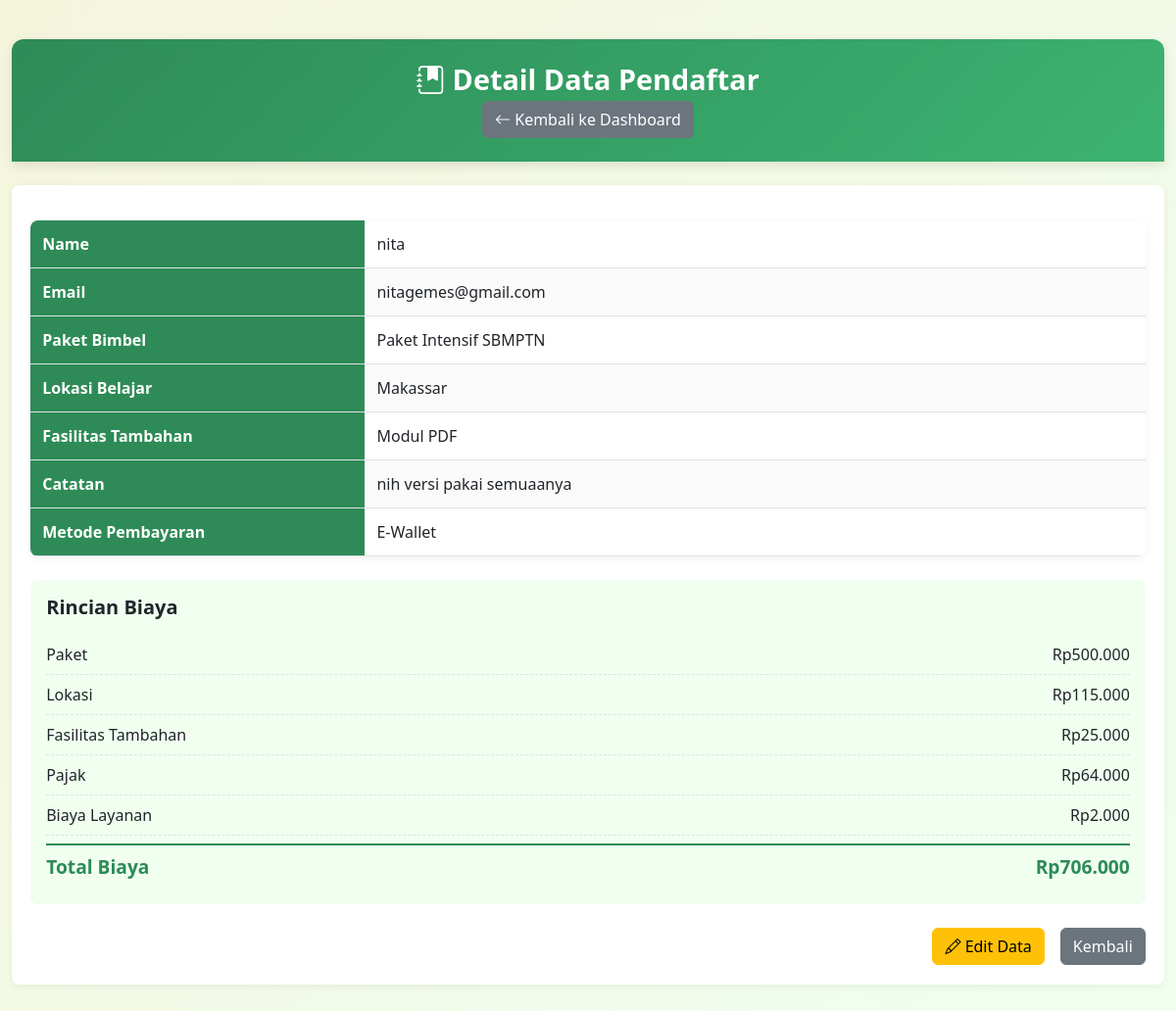
Screenshot of /detail.php?id=18 with the database file from the repository.
### tables this page shows
CREATE TABLE `pendaftar` (
  `id` int(11) NOT NULL,
  `nama` varchar(100) NOT NULL,
  `email` varchar(100) NOT NULL,
  `paket` varchar(50) NOT NULL,
  `fasilitas` text DEFAULT NULL,
  `lokasi` varchar(50) DEFAULT NULL,
  `metode_pembayaran` varchar(50) DEFAULT NULL,
  `catatan` text DEFAULT NULL,
  `price1` int(11) DEFAULT NULL,
  `price2` int(11) DEFAULT NULL,
  `price3` int(11) DEFAULT NULL,
  `price4` int(11) DEFAULT NULL,
  `tax` int(11) DEFAULT NULL,
  `taxes` int(11) DEFAULT NULL,
  `total_biaya` int(11) DEFAULT NULL,
  `tanggal_daftar` datetime NOT NULL DEFAULT current_timestamp()
);

### detail.php (the view, shortened to what this page needs)
<?php
include 'php/koneksi.php';
$id = $_GET['id'];
$sql = "SELECT * FROM pendaftar WHERE id = $id";
$query = mysqli_query($koneksi, $sql);
$data = mysqli_fetch_assoc($query);
?>
<!DOCTYPE html>
<html lang="id">
<head>
    <link href="https://cdn.jsdelivr.net/npm/bootstrap@5.3.2/dist/css/bootstrap.min.css" rel="stylesheet">
    <link rel="stylesheet" href="https://cdn.jsdelivr.net/npm/bootstrap-icons@1.11.1/font/bootstrap-icons.css">
    <link rel="stylesheet" href="style.css">
</head>
<body>
    <div class="container mt-4">
        <div class="header text-center mb-4">
            <h1><i class="bi bi-journal-bookmark-fill"></i> Detail Data Pendaftar</h1>
            <a href="index.php" class="btn btn-secondary">
                <i class="bi bi-arrow-left"></i> Kembali ke Dashboard
            </a>
        </div>
        <div class="card">
            <div class="card-body">
                <table class="result-table">
                    <tr>
                        <th>Name</th>
                        <td><?php echo htmlspecialchars($data['nama']); ?></td>
                    </tr>
                    <tr>
                        <th>Email</th>
                        <td><?php echo htmlspecialchars($data['email']); ?></td>
                    </tr>
                    <tr>
                        <th>Paket Bimbel</th>
                        <td><?php echo htmlspecialchars($data['paket']); ?></td>
                    </tr>
                    <tr>
                        <th>Lokasi Belajar</th>
                        <td><?php echo htmlspecialchars($data['lokasi']); ?></td>
                    </tr>
                    <tr>
                        <th>Fasilitas Tambahan</th>
                        <td>
                            <?php
                            if (!empty($data['fasilitas'])) {
                                echo nl2br(htmlspecialchars($data['fasilitas']));
                            } else {
                                echo '-';
                            }
                            ?>
                        </td>
                    </tr>
                    <tr>
                        <th>Catatan</th>
                        <td><?php echo nl2br(htmlspecialchars($data['catatan'])); ?></td>
                    </tr>
                    <tr>
                        <th>Metode Pembayaran</th>
                        <td><?php echo htmlspecialchars($data['metode_pembayaran']); ?></td>
                    </tr>
                </table>
                <?php if ($data['paket'] !== 'Undefined' && !empty($data['paket'])): ?>
                <div class="total-price-section mt-4">
                    <h5 class="mb-3">Rincian Biaya</h5>
                    <div class="price-breakdown">
                        <div class="price-item">
                            <span>Paket</span>
                            <span>Rp<?php echo number_format($data['price1'], 0, ',', '.'); ?></span>
                        </div>
                        <div class="price-item">
                            <span>Lokasi</span>
                            <span>Rp<?php echo number_format($data['price2'], 0, ',', '.'); ?></span>
                        </div>
                        <div class="price-item">
                            <span>Fasilitas Tambahan</span>
                            <span>Rp<?php echo number_format($data['price3'], 0, ',', '.'); ?></span>
                        </div>
                        <div class="price-item">
                            <span>Pajak</span>
                            <span>Rp<?php echo number_format($data['tax'], 0, ',', '.'); ?></span>
                        </div>
                        <div class="price-item">
                            <span>Biaya Layanan</span>
                            <span>
                                <?php
                                $paymentFee = 0;
                                if ($data['metode_pembayaran'] == 'Transfer Bank') $paymentFee = 3000;
                                elseif ($data['metode_pembayaran'] == 'E-Wallet') $paymentFee = 2000;
                                echo 'Rp' . number_format($paymentFee, 0, ',', '.');
                                ?>
                            </span>
                        </div>
                        <div class="price-item total-price">
                            <span>Total Biaya</span>
                            <span>Rp<?php echo number_format($data['total_biaya'], 0, ',', '.'); ?></span>
                        </div>
                    </div>
                </div>
                <?php endif; ?>
                <div class="d-grid gap-2 d-md-flex justify-content-md-end mt-4">
                    <a href="edit.php?id=<?php echo $data['id']; ?>" class="btn btn-warning me-md-2">
                        <i class="bi bi-pencil"></i> Edit Data
                    </a>
                    <a href="index.php" class="btn btn-secondary">Kembali</a>
                </div>
            </div>
        </div>
    </div>
</body>
</html>

### style.css (style rules this page uses)
:root { --primary-color: #2E8B57; --secondary-color: #3CB371; --accent-color: #F5F5DC; --text-color: #2F4F4F; --light-color: #F0FFF0; --error-color: #dc3545; --success-color: #198754; --card-color: #FFFFFF; --reset-color: #dc3545; --reset-hover: #c82333; }
* { margin: 0; padding: 0; box-sizing: border-box; }
body { background: linear-gradient(135deg, #F5F5DC 0%, #F0FFF0 100%); color: var(--text-color); font-family: 'Segoe UI', Tahoma, Geneva, Verdana, sans-serif; min-height: 100vh; display: flex; flex-direction: column; padding: 1rem 0; }
.header { background: linear-gradient(135deg, var(--primary-color), var(--secondary-color)); color: white; padding: 1.5rem; border-radius: 12px 12px 0 0; box-shadow: 0 4px 12px rgba(0, 0, 0, 0.1); margin-bottom: 0; }
.header h1 { font-size: 1.8rem; font-weight: 700; margin-bottom: 0.3rem; }
.card { border: none; border-radius: 8px; box-shadow: 0 2px 8px rgba(0, 0, 0, 0.06); transition: all 0.3s ease; background-color: var(--card-color); overflow: hidden; margin-bottom: 1rem; }
.card-body { padding: 1.2rem; }
h1, h2, h3, h4, h5, h6 { font-weight: 700; }
.result-table { width: 100%; border-collapse: collapse; margin: 1rem 0; box-shadow: 0 2px 8px rgba(0, 0, 0, 0.06); border-radius: 8px; overflow: hidden; }
.result-table th, .result-table td { padding: 0.75rem; text-align: left; border-bottom: 1px solid #dee2e6; }
.result-table th { background-color: var(--primary-color); color: white; font-weight: 600; width: 30%; }
.result-table tr:nth-child(even) { background-color: rgba(0, 0, 0, 0.02); }
.total-price-section { background-color: var(--light-color); padding: 1rem; border-radius: 8px; margin-top: 1rem; }
.price-breakdown { margin-top: 1rem; }
.price-item { display: flex; justify-content: space-between; padding: 0.5rem 0; border-bottom: 1px dashed #dee2e6; }
.price-item:last-child { border-bottom: none; }
.total-price { font-weight: bold; font-size: 1.2rem; color: var(--primary-color); margin-top: 0.5rem; padding-top: 0.5rem; border-top: 2px solid var(--primary-color); }
.btn-warning { background-color: #ffc107; border-color: #ffc107; color: #000; }
.container { max-width: 1200px; }

### rows the page displays
pendaftar: nama "nita", email "nitagemes@gmail.com", paket "Paket Intensif SBMPTN", lokasi "Makassar", fasilitas "Modul PDF", catatan "nih versi pakai semuaanya", metode_pembayaran "E-Wallet", price1 "500.000", price2 "115.000", price3 "25.000", tax "64.000", metode_pembayaran "2.000", total_biaya "706.000"
